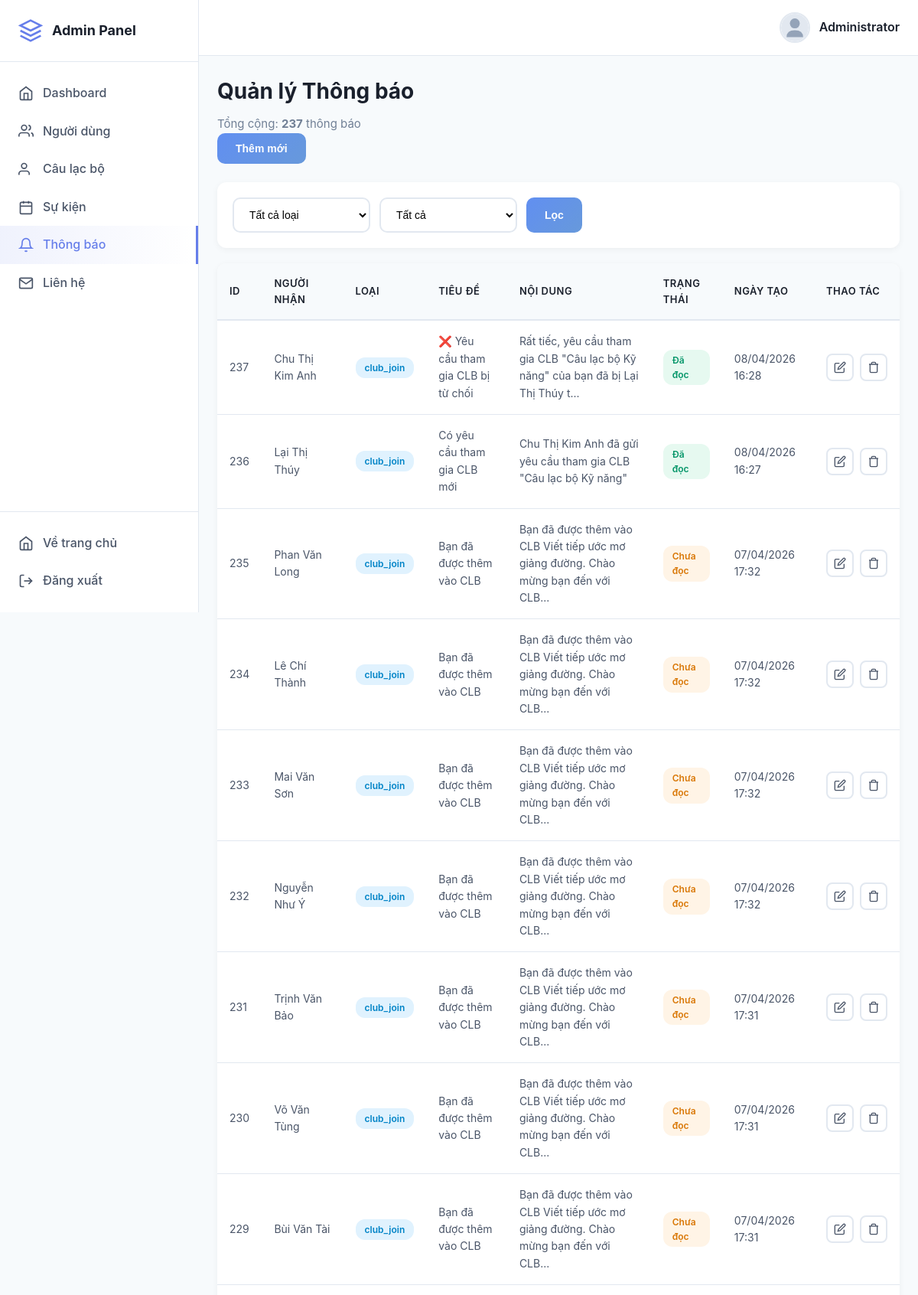
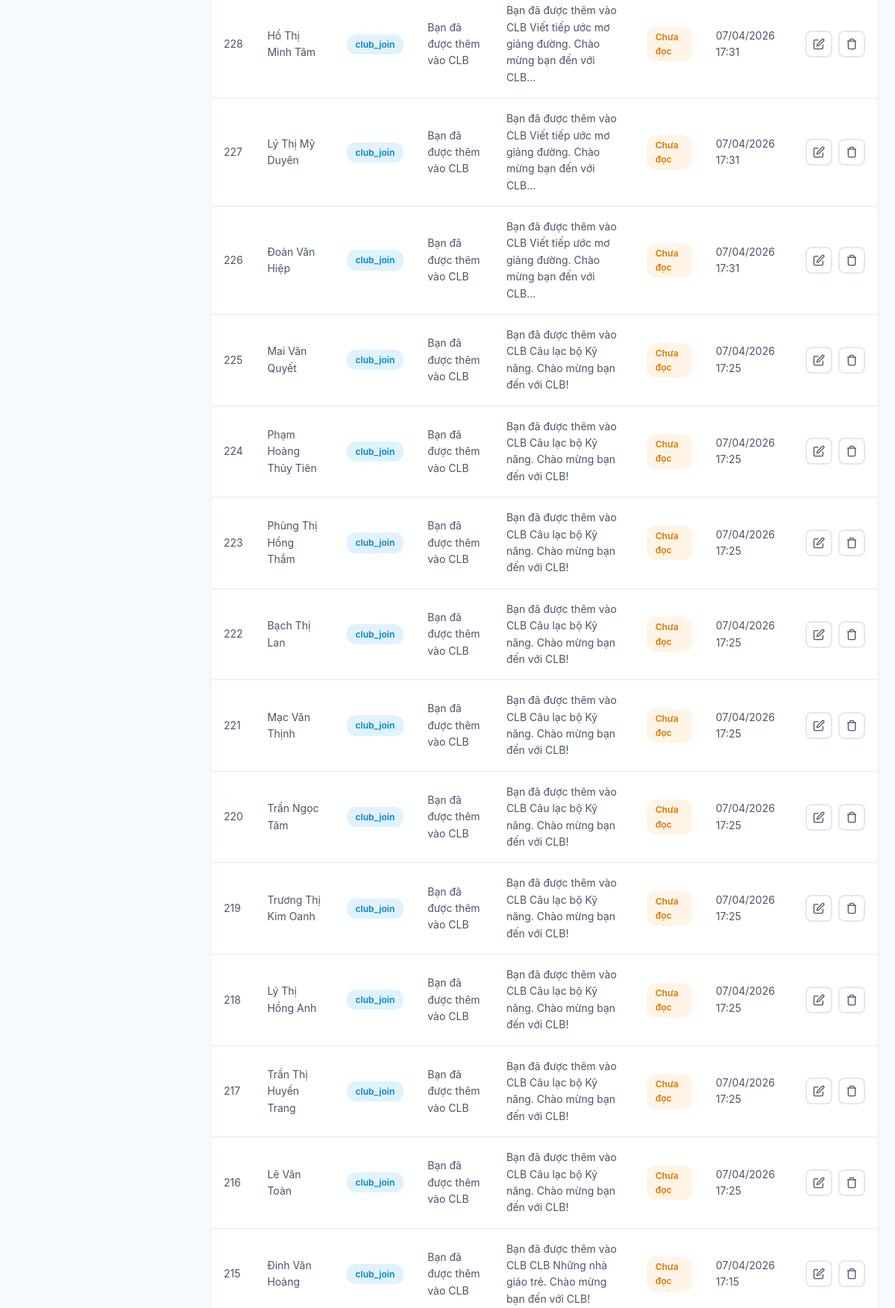
The page /admin/notifications.php (signed in, upper part) on the database its author committed (2 pictures, top to bottom).
### tables this page shows
CREATE TABLE `notifications` (
  `id` int(11) NOT NULL,
  `user_id` int(11) NOT NULL,
  `type` varchar(100) NOT NULL,
  `title` varchar(255) NOT NULL,
  `message` text DEFAULT NULL,
  `link` varchar(255) DEFAULT NULL,
  `is_read` tinyint(1) DEFAULT 0,
  `created_at` timestamp NULL DEFAULT current_timestamp()
);

CREATE TABLE `users` (
  `id` int(11) NOT NULL,
  `full_name` varchar(100) DEFAULT NULL,
  `username` varchar(50) NOT NULL,
  `email` varchar(100) DEFAULT NULL,
  `avatar` varchar(255) DEFAULT NULL,
  `phone` varchar(20) DEFAULT NULL,
  `student_id` varchar(20) DEFAULT NULL,
  `class_name` varchar(50) DEFAULT NULL,
  `faculty` varchar(100) DEFAULT NULL,
  `gender` enum('male','female','other') DEFAULT 'other',
  `role` varchar(50) DEFAULT 'member',
  `password` varchar(255) NOT NULL,
  `remember_token` varchar(255) DEFAULT NULL,
  `remember_expiry` datetime DEFAULT NULL,
  `created_at` timestamp NULL DEFAULT current_timestamp()
);

### admin/notifications.php (the view, shortened to what this page needs)
<?php
require_once __DIR__ . '/../assets/database/connect.php';
$items_per_page = 50;
$current_page = isset($_GET['page']) && is_numeric($_GET['page']) && $_GET['page'] > 0 ? (int)$_GET['page'] : 1;
$offset = ($current_page - 1) * $items_per_page;
$where_conditions = [];
$where_clause = !empty($where_conditions) ? 'WHERE ' . implode(' AND ', $where_conditions) : '';
$count_sql = "SELECT COUNT(*) as total FROM notifications $where_clause";
$result = $conn->query($count_sql);
$total_notifications = $result->fetch_assoc()['total'];
$sql = "SELECT n.*, u.full_name, u.username
        FROM notifications n
        LEFT JOIN users u ON n.user_id = u.id
        $where_clause
        ORDER BY n.created_at DESC
        LIMIT $items_per_page OFFSET $offset";
$notifications = $conn->query($sql)->fetch_all(MYSQLI_ASSOC);
?>
<!DOCTYPE html>
<html lang="vi">
<head>
    <link rel="stylesheet" href="../assets/css/admin/admin.css">
</head>
<body>
    <?php include 'includes/sidebar.php'; ?>
    <div class="admin-main">
        <?php include 'includes/header.php'; ?>
        <div class="admin-content">
            <div class="page-header">
                <div>
                    <h1>Quản lý Thông báo</h1>
                    <p>Tổng cộng: <strong><?= number_format($total_notifications) ?></strong> thông báo</p>
                </div>
                <div>
                    <button type="button" class="btn-primary" id="btnOpenCreateNotif">Thêm mới</button>
                </div>
            </div>
            <div class="filter-bar">
                <form method="GET" class="filter-form">
                    <select name="type" class="filter-select">
                        <option value="">Tất cả loại</option>
                    </select>
                    <select name="read" class="filter-select">
                        <option value="">Tất cả</option>
                    </select>
                    <button type="submit" class="btn-primary">Lọc</button>
                </form>
            </div>
            <div class="table-container">
                <table class="data-table">
                    <thead>
                        <tr>
                            <th>ID</th>
                            <th>Người nhận</th>
                            <th>Loại</th>
                            <th>Tiêu đề</th>
                            <th>Nội dung</th>
                            <th>Trạng thái</th>
                            <th>Ngày tạo</th>
                            <th>Thao tác</th>
                        </tr>
                    </thead>
                    <tbody>
                        <?php if (!empty($notifications)): ?>
                            <?php foreach ($notifications as $notif): ?>
                            <tr>
                                <td><?= $notif['id'] ?></td>
                                <td><?= htmlspecialchars($notif['full_name'] ?? $notif['username'] ?? 'N/A') ?></td>
                                <td>
                                    <span class="badge badge-info"><?= htmlspecialchars($notif['type']) ?></span>
                                </td>
                                <td><?= htmlspecialchars($notif['title']) ?></td>
                                <td><?= htmlspecialchars(mb_substr($notif['message'] ?? '', 0, 80)) ?><?= mb_strlen($notif['message'] ?? '') > 80 ? '...' : '' ?></td>
                                <td>
                                    <span class="badge <?= $notif['is_read'] ? 'badge-success' : 'badge-warning' ?>">
                                        <?= $notif['is_read'] ? 'Đã đọc' : 'Chưa đọc' ?>
                                    </span>
                                </td>
                                <td><?= date('d/m/Y H:i', strtotime($notif['created_at'])) ?></td>
                                <td>
                                    <div class="action-buttons">
                                        <a class="btn-icon btn-edit" href="notifications.php?edit_id=<?= $notif['id'] ?>" title="Chỉnh sửa">
                                            <svg width="16" height="16" viewBox="0 0 24 24" fill="none" stroke="currentColor" stroke-width="2">
                                                <path d="M11 4H4a2 2 0 0 0-2 2v14a2 2 0 0 0 2 2h14a2 2 0 0 0 2-2v-7"></path>
                                                <path d="M18.5 2.5a2.121 2.121 0 0 1 3 3L12 15l-4 1 1-4 9.5-9.5z"></path>
                                            </svg>
                                        </a>
                                        <form method="POST" style="display:inline" onsubmit="return confirm('Xóa thông báo này?');">
                                            <button class="btn-icon btn-delete" type="submit" title="Xóa">
                                                <svg width="16" height="16" viewBox="0 0 24 24" fill="none" stroke="currentColor" stroke-width="2">
                                                    <polyline points="3 6 5 6 21 6"></polyline>
                                                    <path d="M19 6v14a2 2 0 0 1-2 2H7a2 2 0 0 1-2-2V6m3 0V4a2 2 0 0 1 2-2h4a2 2 0 0 1 2 2v2"></path>
                                                </svg>
                                            </button>
                                        </form>
                                    </div>
                                </td>
                            </tr>
                            <?php endforeach; ?>
                        <?php else: ?>
                            <tr>
                                <td colspan="7" class="text-center">Không có dữ liệu</td>
                            </tr>
                        <?php endif; ?>
                    </tbody>
                </table>
            </div>
        </div>
    </div>
</body>
</html>

### assets/css/admin/admin.css (style rules this page uses)
* { margin: 0; padding: 0; box-sizing: border-box; }
body { font-family: 'Inter', -apple-system, BlinkMacSystemFont, 'Segoe UI', Roboto, sans-serif; background: #f7fafc; color: #1a202c; line-height: 1.6; }
.admin-main { margin-left: 260px; min-height: 100vh; transition: margin-left 0.3s; }
.admin-content { padding: 24px; }
.page-header { margin-bottom: 24px; }
.page-header h1 { font-size: 28px; font-weight: 700; color: #1a202c; margin-bottom: 8px; }
.page-header p { color: #718096; font-size: 15px; }
.filter-bar { background: white; border-radius: 12px; padding: 20px; margin-bottom: 20px; box-shadow: 0 2px 8px rgba(0, 0, 0, 0.05); }
.filter-form { display: flex; gap: 12px; flex-wrap: wrap; }
.filter-select { padding: 12px 16px; border: 2px solid #e2e8f0; border-radius: 10px; font-size: 14px; outline: none; cursor: pointer; background: white; min-width: 180px; }
.btn-primary, .btn-secondary { padding: 12px 24px; border-radius: 10px; font-weight: 600; font-size: 14px; cursor: pointer; border: none; transition: all 0.3s; text-decoration: none; display: inline-block; }
.btn-primary { background: linear-gradient(135deg, #618ff1 0%, #6799db 100%); color: white; }
.table-container { background: white; border-radius: 12px; overflow: hidden; box-shadow: 0 2px 8px rgba(0, 0, 0, 0.05); margin-bottom: 20px; }
.data-table { width: 100%; border-collapse: collapse; }
.data-table thead { background: #f7fafc; }
.data-table th { padding: 16px; text-align: left; font-weight: 600; color: #1a202c; font-size: 13px; text-transform: uppercase; letter-spacing: 0.5px; border-bottom: 2px solid #e2e8f0; }
.data-table tbody tr { border-bottom: 1px solid #e2e8f0; transition: background-color 0.3s; }
.data-table td { padding: 16px; color: #4a5568; font-size: 14px; }
.badge { display: inline-block; padding: 4px 12px; border-radius: 12px; font-size: 12px; font-weight: 600; }
.badge-warning { background: #fff4e6; color: #d97706; }
.badge-success { background: #e6f9f0; color: #059669; }
.badge-info { background: #e0f2fe; color: #0284c7; }
.action-buttons { display: flex; gap: 8px; }
.btn-icon { width: 36px; height: 36px; border-radius: 8px; border: 2px solid #e2e8f0; background: white; cursor: pointer; display: flex; align-items: center; justify-content: center; transition: all 0.3s; color: #4a5568; }

### rows shown on the page
notifications: id "237", user.full_name "Chu Thị Kim Anh", type "club_join", title "❌ Yêu cầu tham gia CLB bị từ chối", message "Rất tiếc, yêu cầu tham gia CLB \"Câu lạc bộ Kỹ năng\" của bạn đã bị Lại Thị Thúy t", is_read "Đã đọc", created_at "08/04/2026 16:28"
notifications: id "236", user.full_name "Lại Thị Thúy", type "club_join", title "Có yêu cầu tham gia CLB mới", message "Chu Thị Kim Anh đã gửi yêu cầu tham gia CLB \"Câu lạc bộ Kỹ năng\"", is_read "Đã đọc", created_at "08/04/2026 16:27"
notifications: id "235", user.full_name "Phan Văn Long", type "club_join", title "Bạn đã được thêm vào CLB", message "Bạn đã được thêm vào CLB Viết tiếp ước mơ giảng đường. Chào mừng bạn đến với CLB", is_read "Chưa đọc", created_at "07/04/2026 17:32"
notifications: id "234", user.full_name "Lê Chí Thành", type "club_join", title "Bạn đã được thêm vào CLB", message "Bạn đã được thêm vào CLB Viết tiếp ước mơ giảng đường. Chào mừng bạn đến với CLB", is_read "Chưa đọc", created_at "07/04/2026 17:32"
notifications: id "233", user.full_name "Mai Văn Sơn", type "club_join", title "Bạn đã được thêm vào CLB", message "Bạn đã được thêm vào CLB Viết tiếp ước mơ giảng đường. Chào mừng bạn đến với CLB", is_read "Chưa đọc", created_at "07/04/2026 17:32"
notifications: id "232", user.full_name "Nguyễn Như Ý", type "club_join", title "Bạn đã được thêm vào CLB", message "Bạn đã được thêm vào CLB Viết tiếp ước mơ giảng đường. Chào mừng bạn đến với CLB", is_read "Chưa đọc", created_at "07/04/2026 17:32"
notifications: id "231", user.full_name "Trịnh Văn Bảo", type "club_join", title "Bạn đã được thêm vào CLB", message "Bạn đã được thêm vào CLB Viết tiếp ước mơ giảng đường. Chào mừng bạn đến với CLB", is_read "Chưa đọc", created_at "07/04/2026 17:31"
notifications: id "230", user.full_name "Võ Văn Tùng", type "club_join", title "Bạn đã được thêm vào CLB", message "Bạn đã được thêm vào CLB Viết tiếp ước mơ giảng đường. Chào mừng bạn đến với CLB", is_read "Chưa đọc", created_at "07/04/2026 17:31"
notifications: id "229", user.full_name "Bùi Văn Tài", type "club_join", title "Bạn đã được thêm vào CLB", message "Bạn đã được thêm vào CLB Viết tiếp ước mơ giảng đường. Chào mừng bạn đến với CLB", is_read "Chưa đọc", created_at "07/04/2026 17:31"
notifications: id "228", user.full_name "Hồ Thị Minh Tâm", type "club_join", title "Bạn đã được thêm vào CLB", message "Bạn đã được thêm vào CLB Viết tiếp ước mơ giảng đường. Chào mừng bạn đến với CLB", is_read "Chưa đọc", created_at "07/04/2026 17:31"
notifications: id "227", user.full_name "Lý Thị Mỹ Duyên", type "club_join", title "Bạn đã được thêm vào CLB", message "Bạn đã được thêm vào CLB Viết tiếp ước mơ giảng đường. Chào mừng bạn đến với CLB", is_read "Chưa đọc", created_at "07/04/2026 17:31"
notifications: id "226", user.full_name "Đoàn Văn Hiệp", type "club_join", title "Bạn đã được thêm vào CLB", message "Bạn đã được thêm vào CLB Viết tiếp ước mơ giảng đường. Chào mừng bạn đến với CLB", is_read "Chưa đọc", created_at "07/04/2026 17:31"
notifications: id "225", user.full_name "Mai Văn Quyết", type "club_join", title "Bạn đã được thêm vào CLB", message "Bạn đã được thêm vào CLB Câu lạc bộ Kỹ năng. Chào mừng bạn đến với CLB!", is_read "Chưa đọc", created_at "07/04/2026 17:25"
notifications: id "224", user.full_name "Phạm Hoàng Thủy Tiên", type "club_join", title "Bạn đã được thêm vào CLB", message "Bạn đã được thêm vào CLB Câu lạc bộ Kỹ năng. Chào mừng bạn đến với CLB!", is_read "Chưa đọc", created_at "07/04/2026 17:25"
notifications: id "223", user.full_name "Phùng Thị Hồng Thắm", type "club_join", title "Bạn đã được thêm vào CLB", message "Bạn đã được thêm vào CLB Câu lạc bộ Kỹ năng. Chào mừng bạn đến với CLB!", is_read "Chưa đọc", created_at "07/04/2026 17:25"
notifications: id "222", user.full_name "Bạch Thị Lan", type "club_join", title "Bạn đã được thêm vào CLB", message "Bạn đã được thêm vào CLB Câu lạc bộ Kỹ năng. Chào mừng bạn đến với CLB!", is_read "Chưa đọc", created_at "07/04/2026 17:25"
notifications: id "221", user.full_name "Mạc Văn Thịnh", type "club_join", title "Bạn đã được thêm vào CLB", message "Bạn đã được thêm vào CLB Câu lạc bộ Kỹ năng. Chào mừng bạn đến với CLB!", is_read "Chưa đọc", created_at "07/04/2026 17:25"
notifications: id "220", user.full_name "Trần Ngọc Tâm", type "club_join", title "Bạn đã được thêm vào CLB", message "Bạn đã được thêm vào CLB Câu lạc bộ Kỹ năng. Chào mừng bạn đến với CLB!", is_read "Chưa đọc", created_at "07/04/2026 17:25"
notifications: id "219", user.full_name "Trương Thị Kim Oanh", type "club_join", title "Bạn đã được thêm vào CLB", message "Bạn đã được thêm vào CLB Câu lạc bộ Kỹ năng. Chào mừng bạn đến với CLB!", is_read "Chưa đọc", created_at "07/04/2026 17:25"
notifications: id "218", user.full_name "Lý Thị Hồng Anh", type "club_join", title "Bạn đã được thêm vào CLB", message "Bạn đã được thêm vào CLB Câu lạc bộ Kỹ năng. Chào mừng bạn đến với CLB!", is_read "Chưa đọc", created_at "07/04/2026 17:25"
notifications: id "217", user.full_name "Trần Thị Huyền Trang", type "club_join", title "Bạn đã được thêm vào CLB", message "Bạn đã được thêm vào CLB Câu lạc bộ Kỹ năng. Chào mừng bạn đến với CLB!", is_read "Chưa đọc", created_at "07/04/2026 17:25"
notifications: id "216", user.full_name "Lê Văn Toàn", type "club_join", title "Bạn đã được thêm vào CLB", message "Bạn đã được thêm vào CLB Câu lạc bộ Kỹ năng. Chào mừng bạn đến với CLB!", is_read "Chưa đọc", created_at "07/04/2026 17:25"
notifications: id "215", user.full_name "Đinh Văn Hoàng", type "club_join", title "Bạn đã được thêm vào CLB", message "Bạn đã được thêm vào CLB CLB Những nhà giáo trẻ. Chào mừng bạn đến với CLB!", is_read "Chưa đọc", created_at "07/04/2026 17:15"

### other values the page prints
$_SESSION['admin_name'] "Administrator"
$total_notifications "237"
